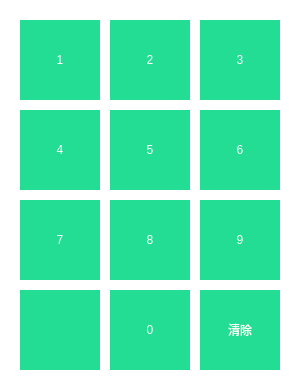
<?xml version="1.0" encoding="UTF-8"?>
<ui version="4.0">
 <class>NumKeyboard</class>
 <widget class="QWidget" name="NumKeyboard">
  <property name="geometry">
   <rect>
    <x>0</x>
    <y>0</y>
    <width>300</width>
    <height>390</height>
   </rect>
  </property>
  <property name="windowTitle">
   <string>Form</string>
  </property>
  <property name="styleSheet">
   <string notr="true">#NumKeyboard{
background-color: rgb(255, 255, 255);
}
QPushButton{
border:0px silid gray;
font: 40px &quot;微软雅黑&quot;;
color:rgb(255, 255, 255);
background-color: rgb(36, 221, 149);
}
QPushButton:pressed{
font: 40px &quot;微软雅黑&quot;;
color:rgb(255, 255, 255);
background-color: rgb(36, 221, 149);
background-color: rgb(8, 182, 114);
}</string>
  </property>
  <widget class="QPushButton" name="key_1">
   <property name="geometry">
    <rect>
     <x>20</x>
     <y>20</y>
     <width>80</width>
     <height>80</height>
    </rect>
   </property>
   <property name="focusPolicy">
    <enum>Qt::NoFocus</enum>
   </property>
   <property name="text">
    <string>1</string>
   </property>
  </widget>
  <widget class="QPushButton" name="key_2">
   <property name="geometry">
    <rect>
     <x>110</x>
     <y>20</y>
     <width>80</width>
     <height>80</height>
    </rect>
   </property>
   <property name="focusPolicy">
    <enum>Qt::NoFocus</enum>
   </property>
   <property name="text">
    <string>2</string>
   </property>
  </widget>
  <widget class="QPushButton" name="key_3">
   <property name="geometry">
    <rect>
     <x>200</x>
     <y>20</y>
     <width>80</width>
     <height>80</height>
    </rect>
   </property>
   <property name="focusPolicy">
    <enum>Qt::NoFocus</enum>
   </property>
   <property name="text">
    <string>3</string>
   </property>
  </widget>
  <widget class="QPushButton" name="key_5">
   <property name="geometry">
    <rect>
     <x>110</x>
     <y>110</y>
     <width>80</width>
     <height>80</height>
    </rect>
   </property>
   <property name="focusPolicy">
    <enum>Qt::NoFocus</enum>
   </property>
   <property name="text">
    <string>5</string>
   </property>
  </widget>
  <widget class="QPushButton" name="key_6">
   <property name="geometry">
    <rect>
     <x>200</x>
     <y>110</y>
     <width>80</width>
     <height>80</height>
    </rect>
   </property>
   <property name="focusPolicy">
    <enum>Qt::NoFocus</enum>
   </property>
   <property name="text">
    <string>6</string>
   </property>
  </widget>
  <widget class="QPushButton" name="key_4">
   <property name="geometry">
    <rect>
     <x>20</x>
     <y>110</y>
     <width>80</width>
     <height>80</height>
    </rect>
   </property>
   <property name="focusPolicy">
    <enum>Qt::NoFocus</enum>
   </property>
   <property name="text">
    <string>4</string>
   </property>
  </widget>
  <widget class="QPushButton" name="key_8">
   <property name="geometry">
    <rect>
     <x>110</x>
     <y>200</y>
     <width>80</width>
     <height>80</height>
    </rect>
   </property>
   <property name="focusPolicy">
    <enum>Qt::NoFocus</enum>
   </property>
   <property name="text">
    <string>8</string>
   </property>
  </widget>
  <widget class="QPushButton" name="key_9">
   <property name="geometry">
    <rect>
     <x>200</x>
     <y>200</y>
     <width>80</width>
     <height>80</height>
    </rect>
   </property>
   <property name="focusPolicy">
    <enum>Qt::NoFocus</enum>
   </property>
   <property name="text">
    <string>9</string>
   </property>
  </widget>
  <widget class="QPushButton" name="key_7">
   <property name="geometry">
    <rect>
     <x>20</x>
     <y>200</y>
     <width>80</width>
     <height>80</height>
    </rect>
   </property>
   <property name="focusPolicy">
    <enum>Qt::NoFocus</enum>
   </property>
   <property name="text">
    <string>7</string>
   </property>
  </widget>
  <widget class="QPushButton" name="key_0">
   <property name="geometry">
    <rect>
     <x>110</x>
     <y>290</y>
     <width>80</width>
     <height>80</height>
    </rect>
   </property>
   <property name="focusPolicy">
    <enum>Qt::NoFocus</enum>
   </property>
   <property name="text">
    <string>0</string>
   </property>
  </widget>
  <widget class="QPushButton" name="key_clear">
   <property name="geometry">
    <rect>
     <x>200</x>
     <y>290</y>
     <width>80</width>
     <height>80</height>
    </rect>
   </property>
   <property name="focusPolicy">
    <enum>Qt::NoFocus</enum>
   </property>
   <property name="styleSheet">
    <string notr="true">font: 30px &quot;微软雅黑&quot;;</string>
   </property>
   <property name="text">
    <string>清除</string>
   </property>
  </widget>
  <widget class="QPushButton" name="key_back">
   <property name="geometry">
    <rect>
     <x>20</x>
     <y>290</y>
     <width>80</width>
     <height>80</height>
    </rect>
   </property>
   <property name="focusPolicy">
    <enum>Qt::NoFocus</enum>
   </property>
   <property name="styleSheet">
    <string notr="true">image: url(:/image/image/icon_keyboard_del.png);</string>
   </property>
   <property name="text">
    <string/>
   </property>
  </widget>
 </widget>
 <resources/>
 <connections/>
</ui>
